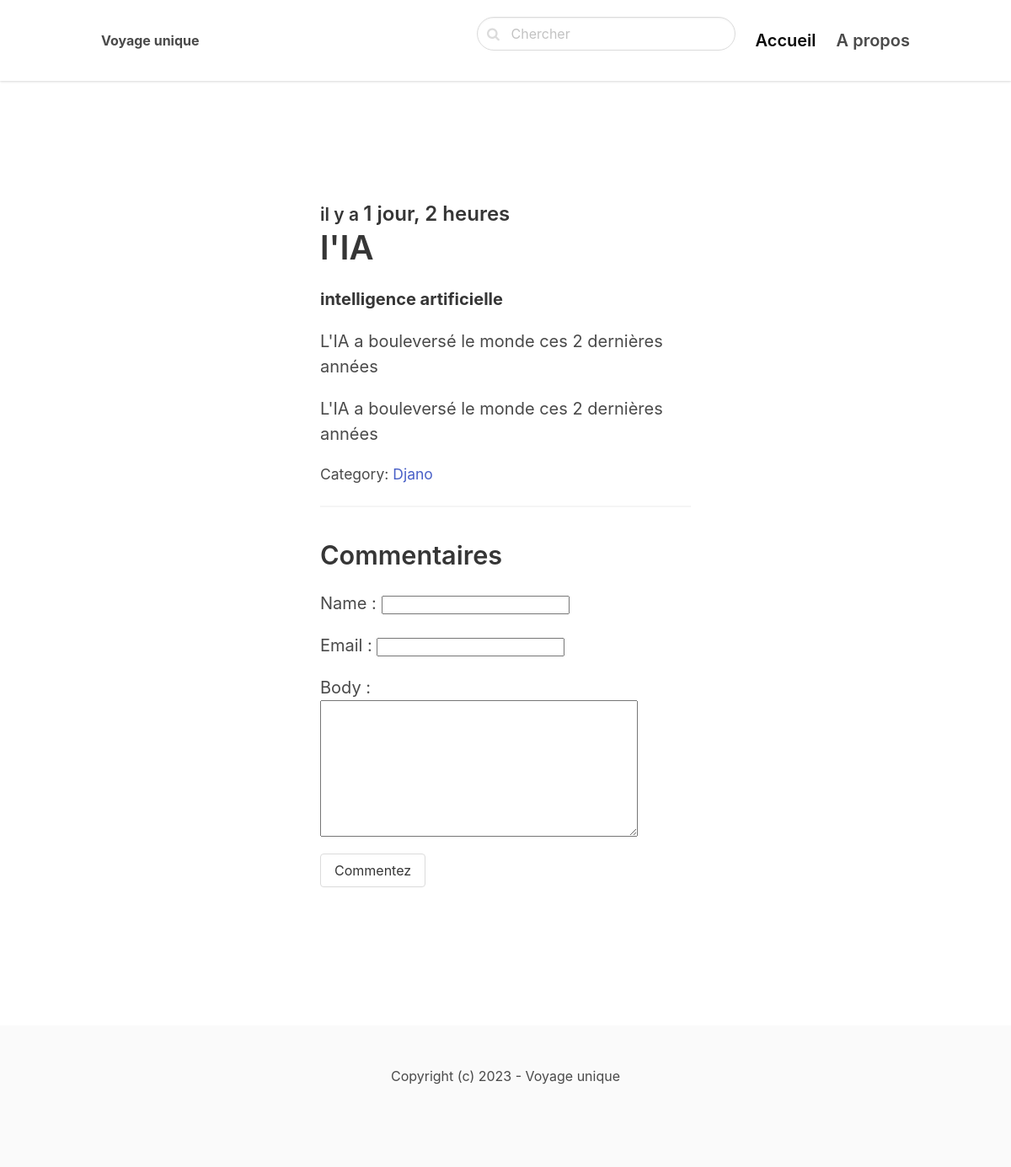
Page /djano/lia/ on the earlier database version.
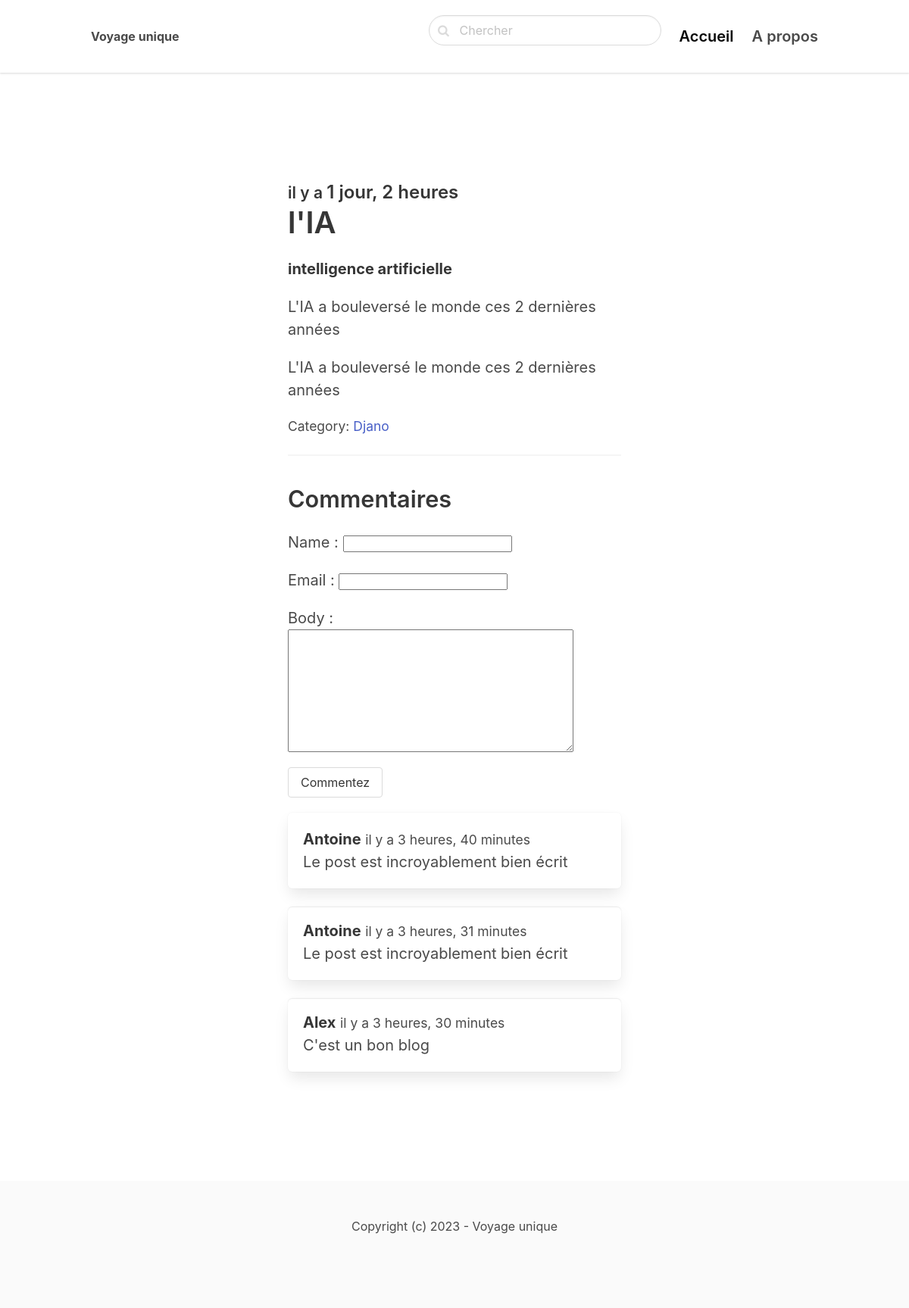
Same page on the later database version.
### blog/models.py (models this page shows, shortened)
class Comment(models.Model):
    post=models.ForeignKey(Post,related_name='comments', on_delete=models.CASCADE)
    name=models.CharField(max_length=255)
    email = models.CharField(max_length=255)
    body=models.TextField()
    created_at= models.DateTimeField(auto_now_add=True)

### blog/views.py (the view)
# urls.py: path('<slug:category_slug>/<slug:slug>/', views.detail, name='post_detail'),
def detail(request, category_slug, slug):
    post = get_object_or_404(Post, slug=slug, status=Post.ACTIVE)
    if request.method == 'POST':
        form = CommentForm(request.POST)
        if form.is_valid():
            comment = form.save(commit=False)
            comment.post = post
            comment.save()
            return redirect('post_detail', category_slug=category_slug, slug=slug)
    else:
        form = CommentForm()
    return render(request, 'blog/detail.html', {'post': post, 'form': form})

### blog/forms.py
class CommentForm(forms.ModelForm):
    class Meta:
        model=Comment
        fields=('name', 'email', 'body')

### blog/models.py (called while the page is built)
    def __str__(self):
        return self.title

### blog/templates/blog/detail.html (shortened to what this page needs)
{% extends 'page/base.html' %}
{% block content%}
    <section class="hero">
        <div class="hero-body">
            <div class="container">
                <section class="section">
                    <div class="columns">
                        <div class="column is-8 is-offset-2">
                            <div class="content is-medium">
                                <h2 class="subtitle is-4"><small> il y a </small>{{ post.created_at|timesince }} </h2>
                                <h1 class="title">{{post.title}}</h1>
                                <p> <strong>{{post.intro}}</strong></p>
                                <p> {{post.body}}</p>
                                <p>{{post.body}}</p>
                                <p> <small> Category: <a href="{% url 'category_detail' post.category.slug %}"> {{post.category}} </a></small></p>
                                <hr>
                                <h2 class="subtitle is_4"> <small>Commentaires </small></h2>
                                <form method="post">
                                    {{ form.as_p}}
                                    <div class="control">
                                        <button class="button is-succes">Commentez</button>
                                    </div>
                                </form>
                                {% for comment in post.comments.all%}
                                    <article class="media box">
                                        <div class="media-content">
                                            <strong>{{comment.name}}</strong> <small> il y a {{comment.created_at|timesince}}</small> <br>
                                            {{comment.body}}
                                        </div>
                                    </article>
                                {%endfor%}
                            </div>
                        </div>
                    </div>
                </section>
            </div>
        </div>
    </section>
{% endblock%}

Differences in the rows shown:
added Comment: name "Antoine", created_at "3 heures, 40 minutes", body "Le post est incroyablement bien écrit"
added Comment: name "Antoine", created_at "3 heures, 31 minutes", body "Le post est incroyablement bien écrit"
added Comment: name "Alex", created_at "3 heures, 30 minutes", body "C'est un bon blog"
